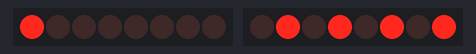
Simulated run of this sketch. Board: Arduino Uno, built for the host (arithmetic inside an expression is 32-bit, double 64-bit). On the bench: 2 × 8 shift-register outputs drawn as a row of LEDs (first output left, lit = HIGH). Wiring (inferred from the names in the program): 2 × shift register (74HC595): OE pin 13 / data pin 11, shift clock pin 12, latch pin 10. Wiring (inferred from the signals the program sends): 2 × row of LEDs: on Q0, Q1, Q2, Q3, Q4, Q5, Q6, Q7 / on Q0, Q1, Q2, Q3, Q4, Q5, Q6, Q7. What the sketch prints to the serial monitor is not drawn.

Above: at 3.25 s.
At 3.85 s:
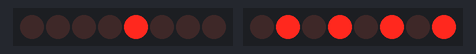
At 4.15 s:
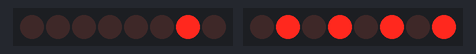
At 4.6 s:
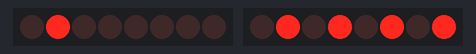
At 5.2 s:
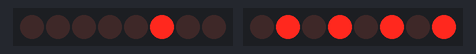
At 5.95 s:
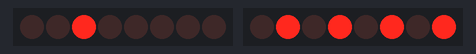
Timing chart, 0 to 6.2 s (numbered marks = the images above):
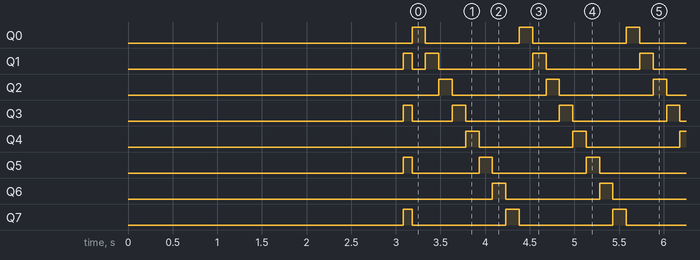

The sketch:

4.1a_Eight_LEDs_From_Three_Pins.ino
```cpp
/**
 **************************************************
 *
 * @file        4.1a_Eight_LEDs_From_Three_Pins.ino
 * @brief       Drives eight LEDs from a 74HC595, times three different ways of getting a byte into it, and
 *              then walks a single lit bit across the row.
 *              For details, connection diagram and more, check out the example documentation at: <link placeholder>
 * @author      Borna Zelenika @ soldered.com
 ***************************************************
 */

#include <SPI.h>

/*
Find pin 1 first. It is at the end with the half-moon notch, left-hand pin with the notch at the top. Some packages
also carry a round dimple that is not next to the notch and is not pin 1 on this part.

Two things here are not optional and neither announces itself when missing. SRCLR must be held at 3V3 or the
register clears itself at random. And the 100 nF must sit as close to the chip's supply pins as the breadboard
allows, because eight outputs switching at once is a current spike the supply cannot follow.

Each of the eight outputs needs its own 330 Ohm resistor in series with its LED.
*/
const int DATA_PIN = 11;
const int CLOCK_PIN = 12;
const int LATCH_PIN = 10;
const int OE_PIN = 13;

// How many times each of the three ways sends the byte while it is being timed.
const long TIMING_UPDATES = 10000;

void setup() {
  Serial.begin(115200);
  delay(1000);

  pinMode(LATCH_PIN, OUTPUT);
  digitalWrite(LATCH_PIN, LOW);

  pinMode(DATA_PIN, OUTPUT);
  pinMode(CLOCK_PIN, OUTPUT);

  // Output enable is active low, so holding it LOW is what makes the LEDs visible.
  pinMode(OE_PIN, OUTPUT);
  digitalWrite(OE_PIN, LOW);

  Serial.println();
  Serial.println("74HC595 on IO11 (data), IO12 (clock), IO10 (latch), IO13 (output enable)");

  // Same circuit, same result, three ways of sending the byte, and the gap between slowest and fastest is large.
  // How you talk to a part is a design decision with a number attached. Every way below sends the same byte,
  // 0b10101010, and each one is repeated TIMING_UPDATES times while the clock runs.
  Serial.println();

  // Way 1, by hand. A shift register is a row of eight memory cells: put a bit on the data pin, pulse the clock,
  // and every cell hands its contents to the next while the first takes the new bit. Eight bits means eight of
  // those steps, written out here from the first bit to the last: HIGH, LOW, HIGH, LOW and so on.
  //
  // Nothing appears on the outputs while this happens. They are fed from a second set of latches that only copy
  // the row when the latch pin is pulsed, which is the last two lines.
  unsigned long start = micros();
  for (long i = 0; i < TIMING_UPDATES; i++) {
    digitalWrite(DATA_PIN, HIGH);
    digitalWrite(CLOCK_PIN, HIGH);
    digitalWrite(CLOCK_PIN, LOW);

    digitalWrite(DATA_PIN, LOW);
    digitalWrite(CLOCK_PIN, HIGH);
    digitalWrite(CLOCK_PIN, LOW);

    digitalWrite(DATA_PIN, HIGH);
    digitalWrite(CLOCK_PIN, HIGH);
    digitalWrite(CLOCK_PIN, LOW);

    digitalWrite(DATA_PIN, LOW);
    digitalWrite(CLOCK_PIN, HIGH);
    digitalWrite(CLOCK_PIN, LOW);

    digitalWrite(DATA_PIN, HIGH);
    digitalWrite(CLOCK_PIN, HIGH);
    digitalWrite(CLOCK_PIN, LOW);

    digitalWrite(DATA_PIN, LOW);
    digitalWrite(CLOCK_PIN, HIGH);
    digitalWrite(CLOCK_PIN, LOW);

    digitalWrite(DATA_PIN, HIGH);
    digitalWrite(CLOCK_PIN, HIGH);
    digitalWrite(CLOCK_PIN, LOW);

    digitalWrite(DATA_PIN, LOW);
    digitalWrite(CLOCK_PIN, HIGH);
    digitalWrite(CLOCK_PIN, LOW);

    digitalWrite(LATCH_PIN, HIGH);
    digitalWrite(LATCH_PIN, LOW);
  }
  unsigned long elapsed = micros() - start;
  long updatesPerSecond = (long)(TIMING_UPDATES * 1000000.0 / elapsed);

  Serial.print("manual pin writes: ");
  Serial.print(updatesPerSecond);
  Serial.println(" updates per second");

  // Way 2, with shiftOut(). The same eight steps, written for you, and it calls digitalWrite() exactly as the
  // lines above do. Convenience, not speed, so expect its number to land close.
  start = micros();
  for (long i = 0; i < TIMING_UPDATES; i++) {
    shiftOut(DATA_PIN, CLOCK_PIN, MSBFIRST, 0b10101010);

    digitalWrite(LATCH_PIN, HIGH);
    digitalWrite(LATCH_PIN, LOW);
  }
  elapsed = micros() - start;
  updatesPerSecond = (long)(TIMING_UPDATES * 1000000.0 / elapsed);

  Serial.print("shiftOut():        ");
  Serial.print(updatesPerSecond);
  Serial.println(" updates per second");

  // Way 3, with hardware SPI. The chip's hardware generates the clock, so the processor hands over one byte and
  // is free until it is done.
  //
  // This has to come last. SPI.begin() takes the data and clock pins away from the GPIO driver, and after that a
  // digitalWrite() to either does nothing. There is no way back inside one run.
  SPI.begin(CLOCK_PIN, -1, DATA_PIN, -1);
  SPI.setFrequency(8000000);

  start = micros();
  for (long i = 0; i < TIMING_UPDATES; i++) {
    SPI.transfer(0b10101010);

    digitalWrite(LATCH_PIN, HIGH);
    digitalWrite(LATCH_PIN, LOW);
  }
  elapsed = micros() - start;
  updatesPerSecond = (long)(TIMING_UPDATES * 1000000.0 / elapsed);

  Serial.print("hardware SPI:      ");
  Serial.print(updatesPerSecond);
  Serial.println(" updates per second");

  Serial.println();
}

// Clock one lit bit along the row slowly enough to follow with your eye. The timing run handed the data and clock
// pins to the SPI hardware, so the walk sends its bytes with SPI from here on. The LEDs cannot tell the difference.
//
// Each byte has a single bit set: 1 is 0b00000001, 2 is 0b00000010, 4 is 0b00000100 and so on up to 128. The last
// bit sent lands on QA, so QA is the least significant bit and QH the most significant.
void loop() {
  SPI.transfer(1);
  digitalWrite(LATCH_PIN, HIGH);
  digitalWrite(LATCH_PIN, LOW);
  delay(150);

  SPI.transfer(2);
  digitalWrite(LATCH_PIN, HIGH);
  digitalWrite(LATCH_PIN, LOW);
  delay(150);

  SPI.transfer(4);
  digitalWrite(LATCH_PIN, HIGH);
  digitalWrite(LATCH_PIN, LOW);
  delay(150);

  SPI.transfer(8);
  digitalWrite(LATCH_PIN, HIGH);
  digitalWrite(LATCH_PIN, LOW);
  delay(150);

  SPI.transfer(16);
  digitalWrite(LATCH_PIN, HIGH);
  digitalWrite(LATCH_PIN, LOW);
  delay(150);

  SPI.transfer(32);
  digitalWrite(LATCH_PIN, HIGH);
  digitalWrite(LATCH_PIN, LOW);
  delay(150);

  SPI.transfer(64);
  digitalWrite(LATCH_PIN, HIGH);
  digitalWrite(LATCH_PIN, LOW);
  delay(150);

  SPI.transfer(128);
  digitalWrite(LATCH_PIN, HIGH);
  digitalWrite(LATCH_PIN, LOW);
  delay(150);
}
```

Measured:
- by itself, Q0, Q2, Q4, Q6, Q7: alternates HIGH for 0.15 s and LOW for 1.1 s
- by itself, Q1, Q3, Q5: repeats every 1.2 s: HIGH 0.15 s, LOW 1.1 s
- by itself, everything shown: repeats every 1.2 s, in 8 steps
